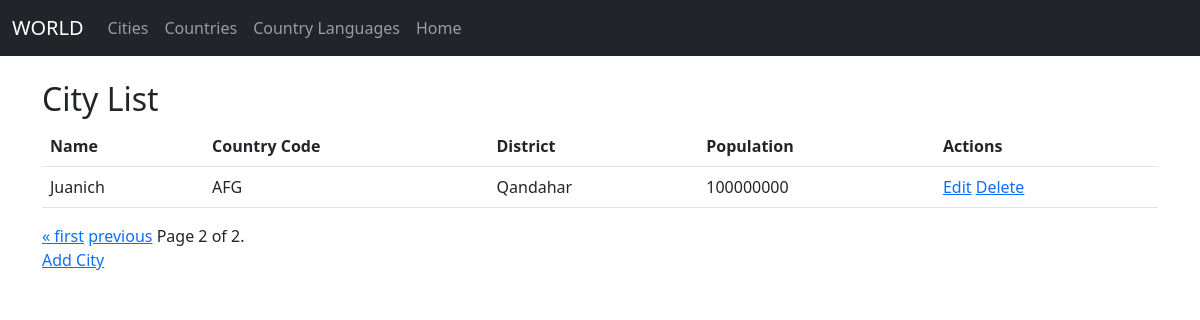
/myapp/cities/?page=2, run on an earlier commit of the app's database.
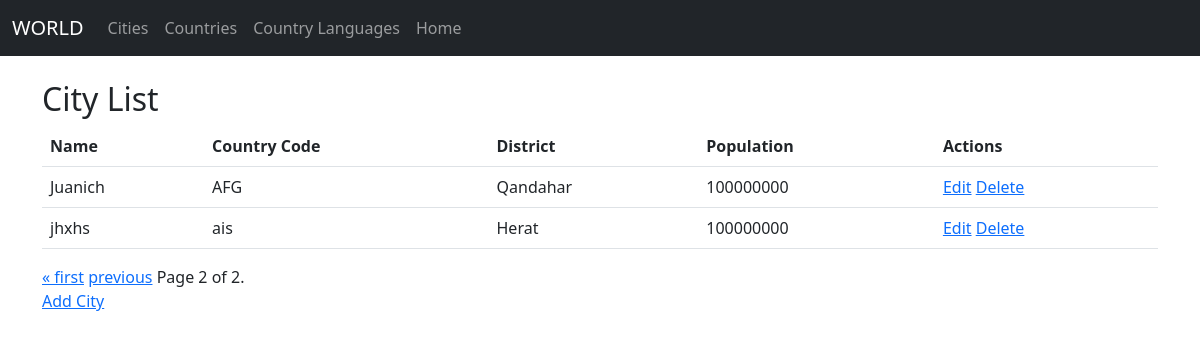
And on a later commit of the database.
### myapp/models.py (models this page shows, shortened)
class BaseModel(models.Model):
    created_at = models.DateTimeField(default=timezone.now)
    updated_at = models.DateTimeField(auto_now=True)
    class Meta:
        abstract = True
        app_label = 'myapp'

class City(BaseModel):
    name = models.CharField(max_length=100)
    country_code = models.CharField(max_length=3)
    district = models.CharField(max_length=100)
    population = models.IntegerField()

### myapp/views.py (the view)
# urls.py: path('cities/', city_list, name='city_list'),
def city_list(request):
    cities = City.objects.all()
    paginator = Paginator(cities, 3)  # Show 10 cities per page
    page = request.GET.get('page')
    try:
        cities = paginator.page(page)
    except PageNotAnInteger:
        cities = paginator.page(1)
    except EmptyPage:
        cities = paginator.page(paginator.num_pages)
    return render(request, 'myapp/city_list.html', {'cities': cities})

### myapp/templates/myapp/city_list.html (shortened to what this page needs)
{% extends 'base.html' %}
{% block content %}
  <h2>City List</h2>
  <table class="table">
    <thead>
      <tr>
        <th scope="col">Name</th>
        <th scope="col">Country Code</th>
        <th scope="col">District</th>
        <th scope="col">Population</th>
        <th scope="col">Actions</th>
      </tr>
    </thead>
    <tbody>
      {% for city in cities %}
        <tr>
          <td>{{ city.name }}</td>
          <td>{{ city.country_code }}</td>
          <td>{{ city.district }}</td>
          <td>{{ city.population }}</td>
          <td>
            <a href="{% url 'city_update' city.pk %}">Edit</a>
            <a href="{% url 'city_delete' city.pk %}">Delete</a>
          </td>
        </tr>
      {% endfor %}
    </tbody>
  </table>
  <div class="pagination">
    <span class="step-links">
        {% if cities.has_previous %}
            <a href="?page=1">&laquo; first</a>
            <a href="?page={{ cities.previous_page_number }}">previous</a>
        {% endif %}
        <span class="current">
            Page {{ cities.number }} of {{ cities.paginator.num_pages }}.
        </span>
    </span>
  </div>
  <a href="{% url 'city_create' %}">Add City</a>
{% endblock %}

What changed in the data, as far as the page shows it:
added City: name "jhxhs", country_code "ais", district "Herat", population "100000000"
